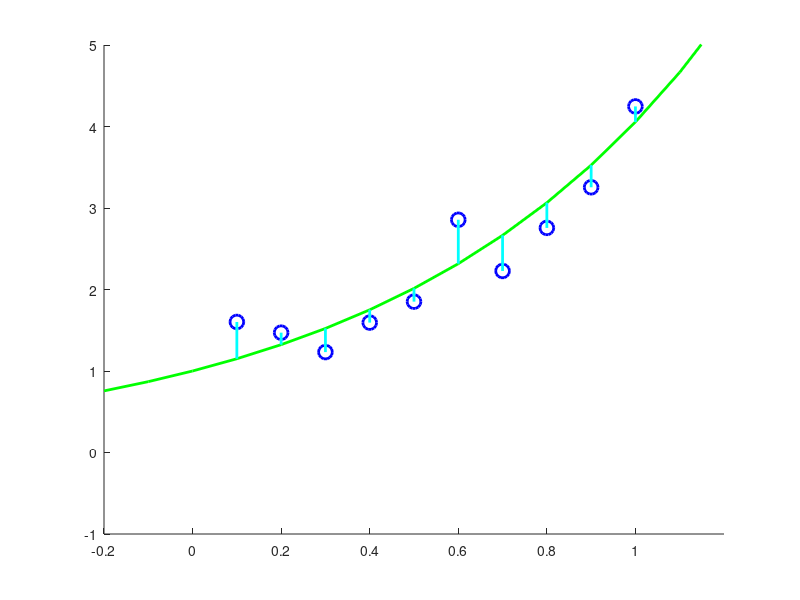
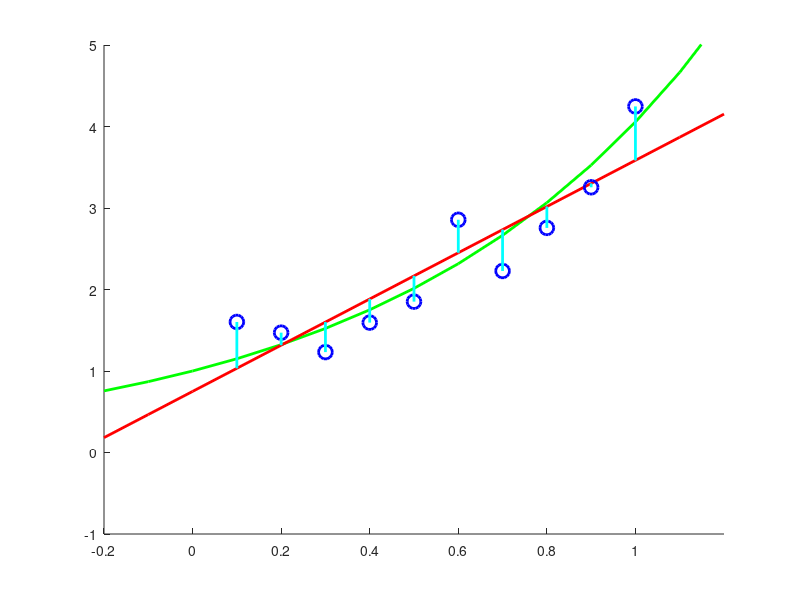
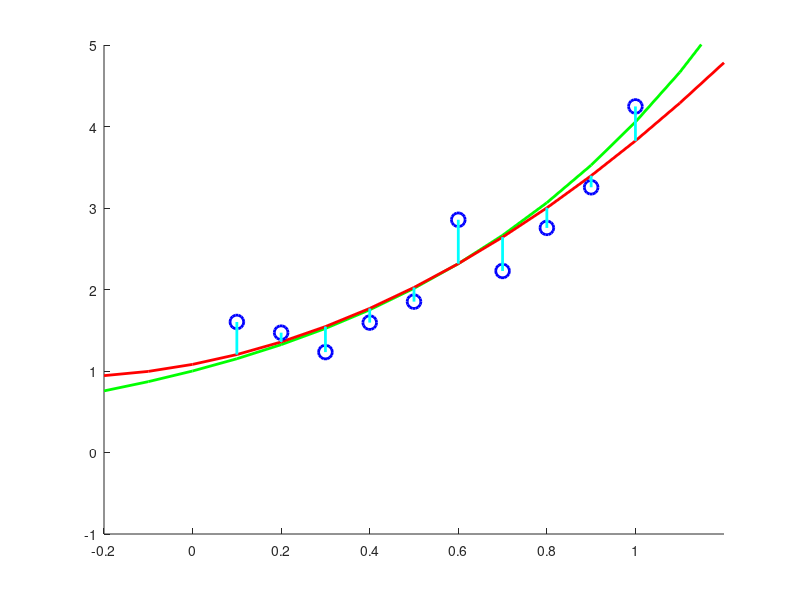

Source code (MATLAB) for these figures, in order:
%% -- Clean up the workspace variables, and close all figures -- %%
clear
close all
clc
%% 2D regression with linear function
% Generate the 2D data with unknow function
% We assume that the function is y = w0 + w1*x where w0 = 1.2; w1=3.25;
% However, we normally end up with the observation with some noisy;
X = 0.1:0.1:1;
Y_True = exp(1.4*X);
Y_Observation = Y_True + 0.5*normrnd(0,0.5,1,numel(X));

disp('Display the true data and the observations');
% Plot the true function, and the observations
h1 = figure;
hold on;
plot(-0.2:0.1:1.2, exp(1.4*[-0.2:0.1:1.2]), '-g', 'LineWidth', 2); % plot true function in green
plot(X, Y_Observation, 'ob', 'MarkerSize', 10, 'LineWidth', 2); % plot observation of Y in blue
plot([X;X], [Y_True;Y_Observation], '-c', 'LineWidth', 2); % plot the distance between the observations and the true values
xlim([-0.2, 1.2]);
ylim([-1, 5]);
hold off;
%% Use linear kernel to fit
pause();
disp('Fitting the linear function with gradient descent');
% Fit a linear function to the data
% let initial the w0 and w1 with some random number
w0 = 2*rand(); %make the value close to the true w0
w1 = 6*rand(); %make the value close to the true w1
% learning speed control parameter
alpha = 0.5; % change the value of learning speed to see the difference
% gradient descent, you can have a much better stopping criterion
disp('->Gradient Descent');
h2 = figure;
for i = 1:200 % change the number of search step to see the difference
    Y_Fit = w0 + w1*X; % the value of the model with the parameters w0 and w1
    Y_Dif = Y_Fit - Y_Observation; % the difference between the observations and the value given by the model
    PD_MSE_W0 = sum(Y_Dif.*1); % the partial dirivative of mean squares of error with respect to w0
    w0 = w0 - alpha*PD_MSE_W0/numel(Y_Observation); % update the w0
    
    PD_MSE_W1 = sum(Y_Dif.*X); % the partial dirivative of mean squares of error with respect to w1 
    w1 = w1 - alpha*PD_MSE_W1/numel(Y_Observation); % update the w1
    
    % display the message and plot the graph every 10 runs
    MSE = mean(((w0 + w1*X) - Y_Observation).^2);
    if mod(i,10) == 0
        disp(['->->Itor: ' num2str(i) ' Update w0 = ' num2str(w0) ' w1 = ' num2str(w1) ' MSError = ' num2str(MSE)]);
        figure(h2);
        cla;
        hold on;
        plot(-0.2:0.1:1.2, exp(1.4*[-0.2:0.1:1.2]), '-g', 'LineWidth', 2); % plot true function in green
        plot(-0.2:0.1:1.2, w0+w1*(-0.2:0.1:1.2), '-r', 'LineWidth', 2); % plot the fitted function in green
        plot(X, Y_Observation, 'ob', 'MarkerSize', 10, 'LineWidth', 2); % plot observation of Y in blue
        plot([X;X], [(w0 + w1*X);Y_Observation], '-c', 'LineWidth', 2); % plot the distance between the observations and the fitted values
        xlim([-0.2, 1.2]);
        ylim([-1, 5]);
        hold off;
        pause(1);
    end
end
disp(['-->Model: w0 = ' num2str(w0) ' w1= ' num2str(w1) ' MSError = ' num2str(MSE)]);
%% Use nonlinear kernel model to fit
pause();
disp('Fitting the linear function with gradient descent');
% Fit a linear function to the data
% let initial the w0 and w1 with some random number
w0 = 2*rand(); 
w1 = 2*rand(); 
w2 = 2*rand(); 
% learning speed control parameter
alpha = 0.5; % change the value of learning speed to see the difference
% gradient descent, you can have a much better stopping criterion
disp('->Gradient Descent');
h2 = figure;
for i = 1:200 % change the number of search step to see the difference
    Y_Fit = w0 + w1*X + w2*X.^2; % the value of the model with the parameters w0 and w1
    Y_Dif = Y_Fit - Y_Observation; % the difference between the observations and the value given by the model
    % Update w0
    PD_MSE_W0 = sum(Y_Dif.*1); % the partial dirivative of mean squares of error with respect to w0
    w0 = w0 - alpha*PD_MSE_W0/numel(Y_Observation); % update the w0
    % Update w1
    PD_MSE_W1 = sum(Y_Dif.*X); % the partial dirivative of mean squares of error with respect to w1 
    w1 = w1 - alpha*PD_MSE_W1/numel(Y_Observation); % update the w1
    % Update w2
    PD_MSE_W2 = sum(Y_Dif.*X.^2); % the partial dirivative of mean squares of error with respect to w1 
    w2 = w2 - alpha*PD_MSE_W2/numel(Y_Observation); % update the w1
    
    % display the message and plot the graph every 10 runs
    MSE = mean(((w0 + w1*X + w2*X.^2) - Y_Observation).^2);
    if mod(i,10) == 0
        disp(['->->Itor: ' num2str(i) ' Update w0 = ' num2str(w0) ' w1 = ' num2str(w1) ' w2= ' num2str(w2) ' MSError = ' num2str(MSE)]);
        figure(h2);
        cla;
        hold on;
        plot(-0.2:0.1:1.2, exp(1.4*[-0.2:0.1:1.2]), '-g', 'LineWidth', 2); % plot true function in green
        plot(-0.2:0.1:1.2, w0+w1*(-0.2:0.1:1.2)+w2*(-0.2:0.1:1.2).^2, '-r', 'LineWidth', 2); % plot the fitted function in green
        plot(X, Y_Observation, 'ob', 'MarkerSize', 10, 'LineWidth', 2); % plot observation of Y in blue
        plot([X;X], [(w0 + w1*X + w2*X.^2);Y_Observation], '-c', 'LineWidth', 2); % plot the distance between the observations and the fitted values
        xlim([-0.2, 1.2]);
        ylim([-1, 5]);
        hold off;
        pause(1);
    end
end
disp(['-->Model: w0 = ' num2str(w0) ' w1= ' num2str(w1) ' w2= ' num2str(w2) ' MSError = ' num2str(MSE)]);
